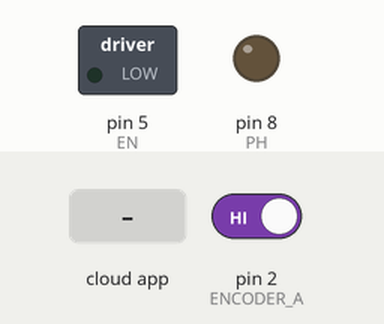
Bench run of a sketch on a simulated Arduino Uno, built with avr-gcc and run on an emulated ATmega328P. Parts: switched loads named in the sketch (green lamp = pin HIGH), output pins drawn as LEDs (lit = HIGH). The inputs (shaded band) are chosen by the test bench; at power-on: pin 2 (ENCODER_A) HIGH. The ROS host is connected and sends only what is stated.

Above: at 1.2 s.
1.3 s: the phone or cloud app sets rpm_target to -100
At 1.7 s:
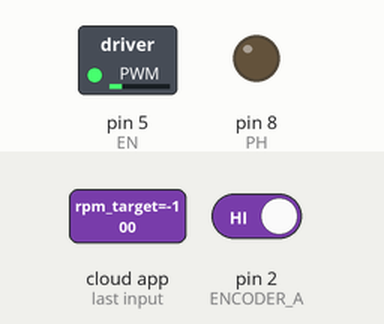
2.8 s: the phone or cloud app sets rpm_target to 0
At 4.0 s:
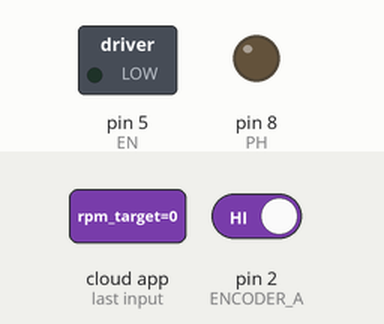
4.3 s: the phone or cloud app sets rpm_target to 100
At 5.2 s:
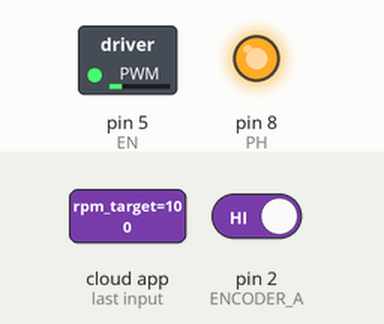
Timing chart, 0 to 7.3 s (numbered marks = the images above; inputs shaded):
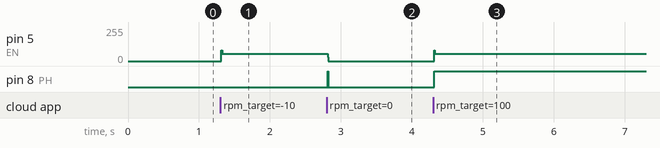

Measured:
- after the input at 1.3 s, pin 5 (EN): 0/255 → 53/255 at once
- after the input at 2.8 s, pin 5 (EN): 53/255 → 0/255 at once; pin 8 (PH): LOW → HIGH at once, → LOW 0.01 s later
- after the input at 4.3 s, pin 5 (EN): 0/255 → 53/255 at once; pin 8 (PH): LOW → HIGH at once

The sketch:

controlador_pd_arduino.ino
```cpp
#include <ros.h>
#include <TimerOne.h>
#include <std_msgs/Int16.h>
#include <std_msgs/Float32.h>

// --------------------- PINS DEFINITIONS ---------------------
// Encoder pin
#define ENCODER_A 2 // YELLOW
#define ENCODER_B 3 // WHITE

// Driver pins
#define PH 8 // Phase/Enable (Direction)
#define EN 5  // PWM (Speed)

// Pulses per revolution (only counting rising edges of A)
#define ENCODER_N 2064

// ------------ VARIABLES DEFINITIONS AND INITIALIZATION ------------
// Motor responses
int direction = 0;
float current_rpm = 0.0;

// Time between pulses
unsigned long previous_time = 0;
unsigned long current_time = 0;
unsigned long time = 0;

// Control variables
const float Kp = 2.64; // Proportional gain
const float Kd = 0.009; // Derivative gain
float desired_rpm = 0;
float error = 0, last_error = 0, rate_error = 0, cum_error = 0;
float ts = 0.1;
int16_t control_signal = 0;

// --------- ROS VARIABLES AND PUBLISHERS/SUBSCRIBERS DEFINITIONS ---------
// ROS variables
ros::NodeHandle nh;

// Type of messages to be published
std_msgs::Float32 flRPM_msg; // To see rpm values
std_msgs::Int16 IntPWM_msg; // To check pwm values

// Subscriber callback (receives desired RPM)
void rpmTargetCallback(const std_msgs::Float32 &msg){
  desired_rpm = msg.data * 3.11;
}

// ROS publishers and subscriber
ros::Publisher rpm_pub("rpm_pub", &flRPM_msg);
ros::Publisher pwm_pub("pwm_pub", &IntPWM_msg);

ros::Subscriber<std_msgs::Float32> rpm_target_sub("rpm_target", &rpmTargetCallback);

// --------------------- FUNCTIONS ---------------------
// Adjusts the PWM signal according to the control signal
void pwmAdjustment(int16_t controlSignal){
  int16_t pwm_signal = 0;
  if(controlSignal > 0){ // Forward
    digitalWrite(PH, HIGH);
    pwm_signal = controlSignal;
    direction = 1;
  } else if(controlSignal < 0){ // Backward
    digitalWrite(PH, LOW);
    pwm_signal = abs(controlSignal);
    direction = -1;
  } else { // Stop
    digitalWrite(PH, LOW);
    current_rpm = 0;
    pwm_signal = 0;
  }
  analogWrite(EN, pwm_signal);
}

// -------------------------- MAIN CODE --------------------------
void setup(){
  // Driver signals
  pinMode(PH, OUTPUT);
  pinMode(EN, OUTPUT);

  // Encoder signals
  pinMode(ENCODER_A, INPUT);
  pinMode(ENCODER_B, INPUT);
  attachInterrupt(digitalPinToInterrupt(ENCODER_A), encoderAISR, RISING);

  // Timer initialization
  Timer1.initialize(10000); // 10 ms
  Timer1.attachInterrupt(timerISR);

  // ROS initialization
  nh.initNode();
  nh.advertise(rpm_pub);
  nh.advertise(pwm_pub);
  nh.subscribe(rpm_target_sub);

}

void loop(){
  // Calculate rpm
  if(time == 0){
    current_rpm = 0;
  } else {
    current_rpm = float((60000000) / (time * ENCODER_N)) * direction;
  }
  flRPM_msg.data = current_rpm * direction;

  // Calculate control signal and send it to genetate PWM signal
  pwmAdjustment(control_signal);
  IntPWM_msg.data = control_signal;

  // Publish rpm and pwm values
  rpm_pub.publish(&flRPM_msg);
  pwm_pub.publish(&IntPWM_msg);

  // Spin ROS
  nh.spinOnce();
  delay(10);
}

// --------------------- ISR ---------------------
void encoderAISR(){
  current_time = micros();
  time = current_time - previous_time;
  previous_time = current_time;
}


void timerISR(){
  error = desired_rpm - current_rpm;
  rate_error = (error - last_error) / ts;
  // cum_error = (cum_error + error) * ts;
  control_signal = Kp * error + Kd * rate_error; // + Ki * cum_error;
  last_error = error;

  // Send PWM control signal
  // pwmAdjustment(control_signal);
}
```
